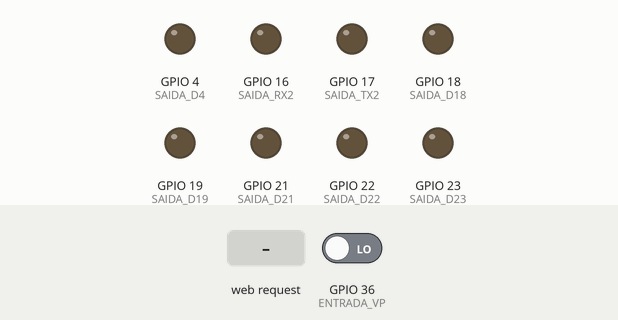
Recording of a program running on a simulated ESP32. Parts: output pins drawn as LEDs (lit = HIGH). The inputs (shaded band) are chosen by the test bench; at power-on: GPIO 36 (ENTRADA_VP) LOW. What the program prints to the serial monitor is not drawn.

Above: at 1.2 s.
1.3 s: HTTP request GET /estado1 received
At 3.5 s:
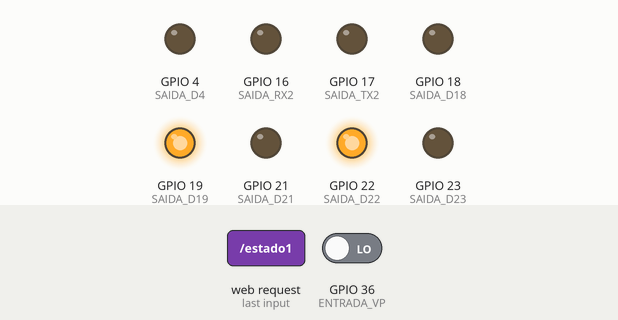
3.8 s: HTTP request GET /estado2 received
At 5.6 s:
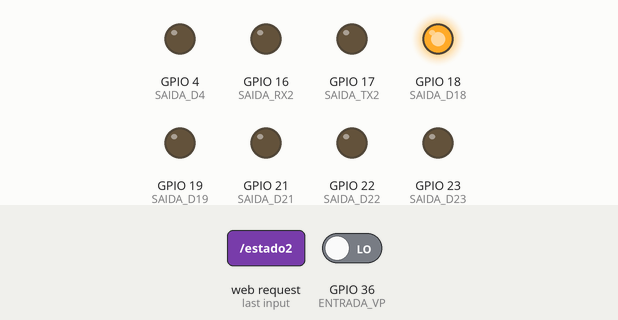
6.3 s: HTTP request GET /estado3 received
At 6.8 s:
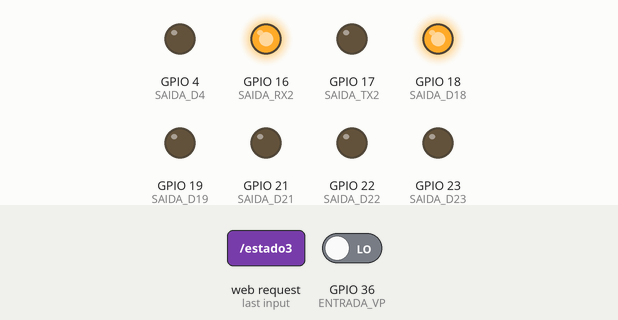
9.3 s: HTTP request GET /estado4 received
At 10.4 s:
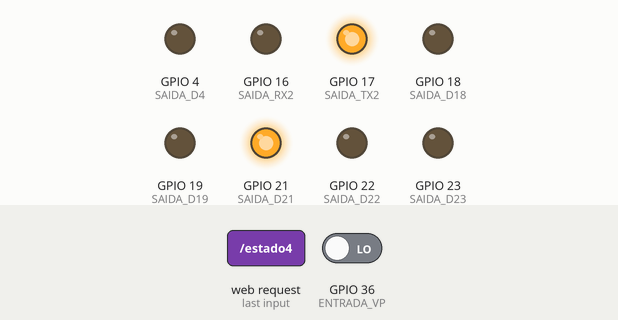
Timing chart, 0 to 18.8 s (numbered marks = the images above; inputs shaded):
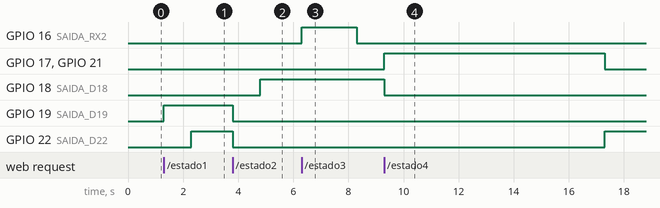

The program:

main.cpp
```cpp
#include <WiFi.h>

void acionarEstado1();
void acionarEstado2();
void acionarEstado3();
void acionarEstado4();
void resetSaidas();
String gerarPaginaHTML();
int contagemCiclos = 0;

// --- Rede Wi-Fi ---
const char *ssid = "ESP32-GARRA";
const char *password = "12345678";
WiFiServer server(80);
String header;

#define ENTRADA_VP 36  // ED0 -    SENSOR DA GARRA
#define ENTRADA_VN 39  // ED1 -    SENSOR LIMITE FRENTE
#define ENTRADA_D34 34 // ED2 -    SENSOR TRÁS
#define ENTRADA_D32 32 // ED3 -    SENSOR LIMITE GARRA DIREITA
#define ENTRADA_D33 33 // ED4 -    SENSOR PENÚLTIMO GARRA DIREITA
#define ENTRADA_D25 25 // ED5 -    SENSOR LIMITE GARRA ESQUERDA
#define ENTRADA_D26 26 // ED6 -
#define ENTRADA_D27 27 // ED7 -

#define SAIDA_D23 23 // SD0 -     TRAVA/PINO - TRAVA A PEÇA
#define SAIDA_D22 22 // SD1 -     ESTEIRA - ANDA ATÉ LIMITE COLETA PEÇA
#define SAIDA_D21 21 // SD2 -     SEPARADOR - ANDA ATÉ O LIMITE P DESCARTE
#define SAIDA_D19 19 // SD3 -     MAGAZINE - LIMITE DIREITA GARRA
#define SAIDA_D18 18 // SD4 -     MEDIDOR - QUASE MEIO UM POUCO PRA ESQUERDA
#define SAIDA_TX2 17 // SD5 -     LIMITE DESCARTE GARRA
#define SAIDA_RX2 16 // SD6 -     ABAIXA A PRENSA
#define SAIDA_D4 4   // SD7 -     NAO FEZ NADA

void setup()
{
  Serial.begin(9600);

  pinMode(ENTRADA_VP, INPUT);
  pinMode(ENTRADA_VN, INPUT);
  pinMode(ENTRADA_D34, INPUT);
  pinMode(ENTRADA_D32, INPUT);
  pinMode(ENTRADA_D33, INPUT);
  pinMode(ENTRADA_D25, INPUT);
  pinMode(ENTRADA_D26, INPUT);
  pinMode(ENTRADA_D27, INPUT);

  pinMode(SAIDA_D23, OUTPUT);
  pinMode(SAIDA_D22, OUTPUT);
  pinMode(SAIDA_D21, OUTPUT);
  pinMode(SAIDA_D19, OUTPUT);
  pinMode(SAIDA_D18, OUTPUT);
  pinMode(SAIDA_TX2, OUTPUT);
  pinMode(SAIDA_RX2, OUTPUT);
  pinMode(SAIDA_D4, OUTPUT);

  digitalWrite(SAIDA_D23, LOW);
  digitalWrite(SAIDA_D22, LOW);
  digitalWrite(SAIDA_D21, LOW);
  digitalWrite(SAIDA_D19, LOW);
  digitalWrite(SAIDA_D18, LOW);
  digitalWrite(SAIDA_TX2, LOW);
  digitalWrite(SAIDA_RX2, LOW);
  digitalWrite(SAIDA_D4, LOW);

  WiFi.softAP(ssid, password);
  Serial.println("Rede WiFi criada");
  Serial.println(WiFi.softAPIP());

  server.begin();
}

void loop()
{
  WiFiClient client = server.available();

  if (client)
  {
    String currentLine = "";
    header = "";

    while (client.connected())
    {
      if (client.available())
      {
        char c = client.read();
        header += c;

        if (c == '\n')
        {
          // Fim do cabeçalho HTTP
          if (currentLine.length() == 0)
          {
            if (header.indexOf("GET /statusCiclos") >= 0)
            {
              client.println("HTTP/1.1 200 OK");
              client.println("Content-type:text/plain");
              client.println("Connection: close");
              client.println();
              client.println(contagemCiclos);
            }
            else if (header.indexOf("GET /statusSensor") >= 0)
            {
              int estadoSensor = digitalRead(ENTRADA_VP);
              Serial.print("Sensor VP: ");
              Serial.println(estadoSensor);

              client.println("HTTP/1.1 200 OK");
              client.println("Content-type:text/plain");
              client.println("Connection: close");
              client.println();
              client.println(estadoSensor);
            }
            else
            {
              // Cabeçalho padrão e resposta da página
              client.println("HTTP/1.1 200 OK");
              client.println("Content-type:text/html");
              client.println("Connection: close");
              client.println();

              if (header.indexOf("GET /estado1") >= 0)
                acionarEstado1();
              if (header.indexOf("GET /estado2") >= 0)
                acionarEstado2();
              if (header.indexOf("GET /estado3") >= 0)
                acionarEstado3();
              if (header.indexOf("GET /estado4") >= 0)
                acionarEstado4();
              if (header.indexOf("GET /reset") >= 0)
                resetSaidas();

              client.println(gerarPaginaHTML());
            }

            break;
          }
          else
          {
            currentLine = "";
          }
        }
        else if (c != '\r')
        {
          currentLine += c;
        }
      }
    }
    delay(1);
    client.stop();
  }
}

void acionarEstado1()
{
  digitalWrite(SAIDA_D19, HIGH);
  delay(1000);
  digitalWrite(SAIDA_D22, HIGH);
  if (digitalRead(ENTRADA_VP) == HIGH)
  {
    digitalWrite(SAIDA_D23, HIGH);
  }
}

void acionarEstado2()
{
  digitalWrite(SAIDA_D19, LOW);
  digitalWrite(SAIDA_D22, LOW);
  delay(1000);
  digitalWrite(SAIDA_D18, HIGH);
}

void acionarEstado3()
{
  digitalWrite(SAIDA_RX2, HIGH);
  delay(2000);
  digitalWrite(SAIDA_RX2, LOW);
  delay(1000);
  digitalWrite(SAIDA_D18, LOW);
}

void acionarEstado4()
{
  digitalWrite(SAIDA_TX2, HIGH);
  digitalWrite(SAIDA_D21, HIGH);
  delay(1000);
  digitalWrite(SAIDA_D23, LOW);
  delay(7000);
  digitalWrite(SAIDA_TX2, LOW);
  digitalWrite(SAIDA_D21, LOW);
  digitalWrite(SAIDA_D22, HIGH);
  delay(2000);
  digitalWrite(SAIDA_D19, HIGH);

  contagemCiclos++;
  Serial.print("Ciclo executado. Total: ");
  Serial.println(contagemCiclos);
}

void resetSaidas()
{
  digitalWrite(SAIDA_D23, LOW);
  digitalWrite(SAIDA_D22, LOW);
  digitalWrite(SAIDA_D21, LOW);
  digitalWrite(SAIDA_D19, LOW);
  digitalWrite(SAIDA_D18, LOW);
  digitalWrite(SAIDA_TX2, LOW);
  digitalWrite(SAIDA_RX2, LOW);
  digitalWrite(SAIDA_D4, LOW);
  contagemCiclos = 0;
}

String gerarPaginaHTML()
{
  String html = "<!DOCTYPE html><html lang='pt-BR'>";
  html += "<head><meta charset='UTF-8'>";
  html += "<meta name='viewport' content='width=device-width, initial-scale=1.0'>";
  html += "<title>Controle da Garra</title>";
  html += "<style>";
  html += "body {";
  html += "  font-family: 'Segoe UI', Tahoma, Geneva, Verdana, sans-serif;";
  html += "  background: linear-gradient(135deg, #e3f2fd, #ffffff);";
  html += "  display: flex;";
  html += "  flex-direction: column;";
  html += "  align-items: center;";
  html += "  justify-content: center;";
  html += "  padding: 0;";
  html += "  box-sizing: border-box;";
  html += "  border: 0;";
  html += "  margin: 0;";
  html += "  border: 0;";
  html += "  color: #333;";
  html += "  height: 100vh;";
  html += "}";

  html += "h1 {";
  html += "  font-size: 2.5em;";
  html += "  margin-bottom: 20px;";
  html += "  color: #0d47a1;";
  html += "}";

  html += "a { text-decoration: none; }";

  html += "button {";
  html += "  background-color: #2196f3;";
  html += "  border: none;";
  html += "  border-radius: 10px;";
  html += "  color: white;";
  html += "  padding: 16px 32px;";
  html += "  margin: 10px;";
  html += "  font-size: 18px;";
  html += "  transition: background-color 0.3s, transform 0.2s;";
  html += "  box-shadow: 0 4px 6px rgba(0, 0, 0, 0.1);";
  html += "  cursor: pointer;";
  html += "}";

  html += "button:hover {";
  html += "  background-color: #1976d2;";
  html += "  transform: scale(1.05);";
  html += "}";

  html += "button.red {";
  html += "  background-color: #e53935;";
  html += "}";

  html += "button.red:hover {";
  html += "  background-color: #c62828;";
  html += "}";

  html += "#sensor {";
  html += "  margin-top: 20px;";
  html += "  font-size: 20px;";
  html += "  font-weight: bold;";
  html += "  color: #555;";
  html += "}";

  html += "#ciclos {";
  html += "  margin-top: 20px;";
  html += "  font-size: 20px;";
  html += "  font-weight: bold;";
  html += "  color: #555;";
  html += "}";
  html += "</style>";

  html += "</head><body>";
  html += "<h1>Controle da Garra</h1>";
  html += "<p><a href=\"/estado1\"><button>Estado 1 - Posição Inicial / Trava Peça</button></a></p>";
  html += "<p><a href=\"/estado2\"><button>Estado 2 - Posiciona a Peça na Prensa</button></a></p>";
  html += "<p><a href=\"/estado3\"><button>Estado 3 - Prensa a Peça</button></a></p>";
  html += "<p><a href=\"/estado4\"><button>Estado 4 - Descarta e Retorna</button></a></p>";
  html += "<p><a href=\"/reset\"><button class=\"red\">RESET</button></a></p>";
  html += "<p id=\"sensor\">Sensor da Garra: Desligado</p>";
  html += "<p id=\"ciclos\">Ciclos Executados: " + String(contagemCiclos) + "</p>";

  html += "<script>";
  html += "function atualizarSensor() {";
  html += "  fetch('/statusSensor').then(response => response.text()).then(data => {";
  html += "    document.getElementById('sensor').textContent = (data.trim() === '1') ? 'Sensor da Garra: Ligado' : 'Sensor da Garra: Desligado';";
  html += "  });";
  html += "}";

  html += "function atualizarCiclos() {";
  html += "  fetch('/statusCiclos').then(response => response.text()).then(data => {";
  html += "    document.getElementById('ciclos').textContent = 'Ciclos Executados: ' + data.trim();";
  html += "  });";
  html += "}";

  html += "setInterval(atualizarSensor, 1000);";
  html += "setInterval(atualizarCiclos, 1000);";
  html += "</script>";

  html += "</body></html>";
  return html;
}
```

Measured:
- after the input at 1.3 s, GPIO 19 (SAIDA_D19): LOW → HIGH at once; GPIO 22 (SAIDA_D22): LOW → HIGH after 1.0 s
- after the input at 3.8 s, GPIO 18 (SAIDA_D18): LOW → HIGH after 1.0 s; GPIO 19 (SAIDA_D19), GPIO 22 (SAIDA_D22): HIGH → LOW at once
- after the input at 6.3 s, GPIO 16 (SAIDA_RX2): LOW → HIGH at once, → LOW 2.0 s later
- after the input at 9.3 s, GPIO 17 (SAIDA_TX2), GPIO 21 (SAIDA_D21): LOW → HIGH at once, → LOW 8.0 s later; GPIO 22 (SAIDA_D22): LOW → HIGH after 8.0 s
